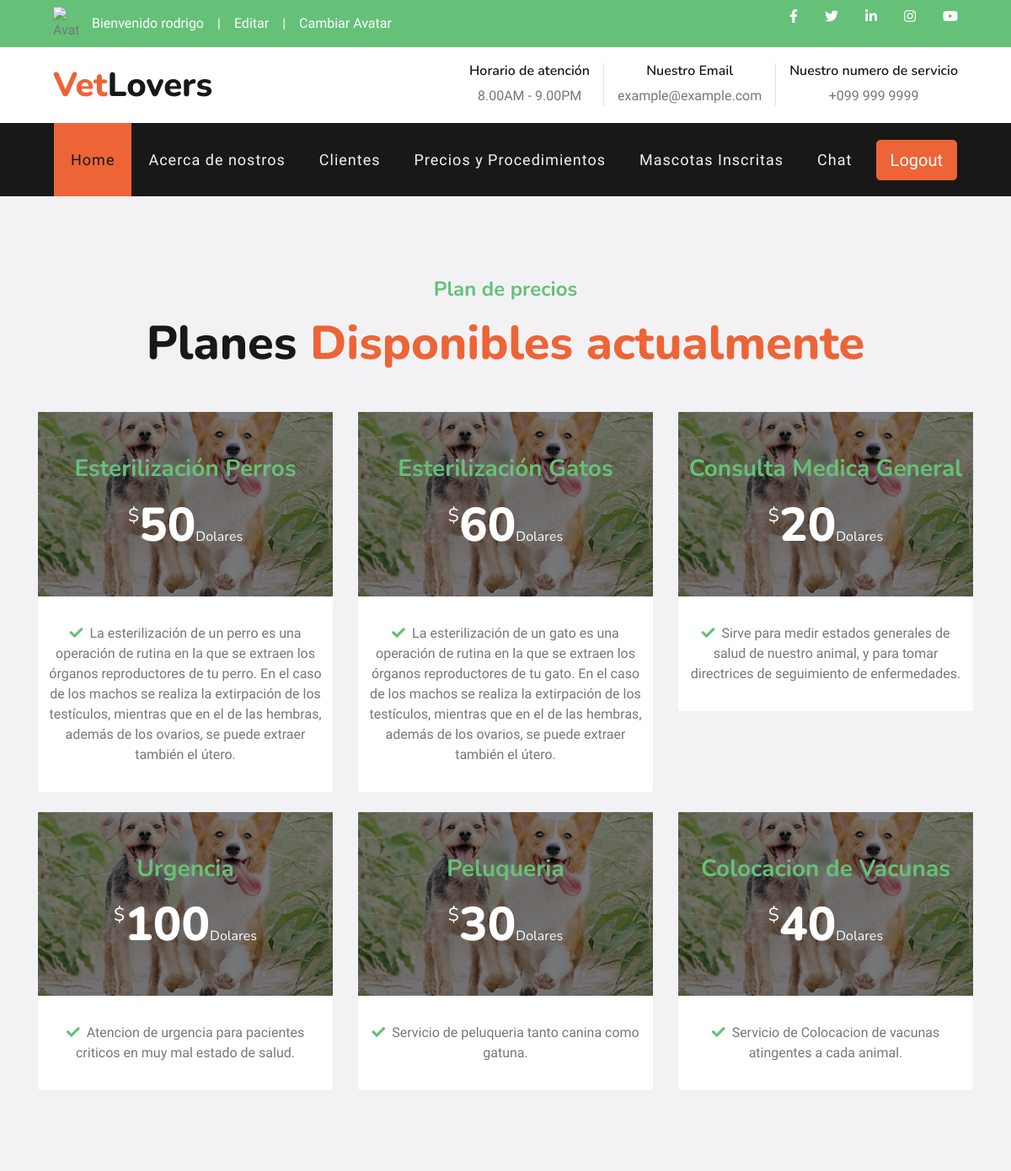
The page /precios/ (signed in) on the database its author committed.
### productos/models.py (models this page shows, shortened)
class procedimientos(models.Model):
    nombre = models.CharField(max_length=300)
    descripcion= models.CharField(max_length=9000)
    precio= models.IntegerField()

### productos/views.py (the view)
# urls.py: path('precios/', precios, name= "precios"),
def precios(request):
    avatares= avatar.objects.filter(user=request.user.id)
    lista_precios= procedimientos.objects.all
    return render(request, "productos/price.html", {"procedimientos": lista_precios, "url":avatares[0].imagen.url})

### productos/templates/productos/price.html (shortened to what this page needs)
<!DOCTYPE html>
<html lang="en">
<head>
    {% load static %}
    <link href="https://cdnjs.cloudflare.com/ajax/libs/font-awesome/5.10.0/css/all.min.css" rel="stylesheet">
    <link href="{% static 'productos/lib/flaticon/font/flaticon.css' %}" rel="stylesheet">
    <link href="{% static 'productos/lib/owlcarousel/assets/owl.carousel.min.css' %}" rel="stylesheet">
    <link href="{% static 'productos/lib/tempusdominus/css/tempusdominus-bootstrap-4.min.css' %}" rel="stylesheet" />
    <link href="{% static 'productos/css/style.css' %}" rel="stylesheet">
</head>
<body>
    <div class="container-fluid">
        <div class="row bg-secondary py-2 px-lg-5">
            <div class="col-lg-6 text-center text-lg-left mb-2 mb-lg-0">
                <div class="d-inline-flex align-items-center">
                {% if request.user.username %}
                <img src="{{url}}" alt="Avatar" style="width: 30px;">
                <a class="text-white px-3" href="">Bienvenido {{request.user.username}}</a>
                <span class="text-white">|</span>
                {% endif %}
                <a class="text-white px-3" href="{% url 'EditarUsuario' %}">Editar</a>
                <span class="text-white">|</span>
                <a class="text-white pl-3" href="{% url 'AgregarAvatar' %}">Cambiar Avatar</a>
                </div>
            </div>
            <div class="col-lg-6 text-center text-lg-right">
                <div class="d-inline-flex align-items-center">
                    <a class="text-white px-3" href="">
                        <i class="fab fa-facebook-f"></i>
                    </a>
                    <a class="text-white px-3" href="">
                        <i class="fab fa-twitter"></i>
                    </a>
                    <a class="text-white px-3" href="">
                        <i class="fab fa-linkedin-in"></i>
                    </a>
                    <a class="text-white px-3" href="">
                        <i class="fab fa-instagram"></i>
                    </a>
                    <a class="text-white pl-3" href="">
                        <i class="fab fa-youtube"></i>
                    </a>
                </div>
            </div>
        </div>
        <div class="row py-3 px-lg-5">
            <div class="col-lg-4">
                <a href="{% url 'inicio' %}" class="navbar-brand d-none d-lg-block">
                    <h1 class="m-0 display-5 text-capitalize"><span class="text-primary">Vet</span>Lovers</h1>
                </a>
            </div>
            <div class="col-lg-8 text-center text-lg-right">
                <div class="d-inline-flex align-items-center">
                    <div class="d-inline-flex flex-column text-center pr-3 border-right">
                        <h6>Horario de atención</h6>
                        <p class="m-0">8.00AM - 9.00PM</p>
                    </div>
                    <div class="d-inline-flex flex-column text-center px-3 border-right">
                        <h6>Nuestro Email</h6>
                        <p class="m-0">example@example.com</p>
                    </div>
                    <div class="d-inline-flex flex-column text-center pl-3">
                        <h6>Nuestro numero de servicio</h6>
                        <p class="m-0">+099 999 9999</p>
                    </div>
                </div>
            </div>
        </div>
    </div>
     <div class="container-fluid p-0">
        <nav class="navbar navbar-expand-lg bg-dark navbar-dark py-3 py-lg-0 px-lg-5">
            <div class="collapse navbar-collapse justify-content-between px-3" id="navbarCollapse">
                <div class="navbar-nav mr-auto py-0">
                    <a href=" {% url 'inicio' %}" class="nav-item nav-link active">Home</a>
                    <a href=" {% url 'about' %}" class="nav-item nav-link">Acerca de nostros</a>
                    {% if  request.user.username %}
                    <a href="{% url 'clientes' %}" class="nav-item nav-link">Clientes</a>
                    <a href="{% url 'precios' %}" class="nav-item nav-link">Precios y Procedimientos</a>
                    <a href="{% url 'mascotas' %}" class="nav-item nav-link">Mascotas Inscritas</a>
                    <a href="{% url 'chat' %}" class="nav-item nav-link">Chat</a>
                    {% endif %}
                </div>
                {% if request.user.username %}
                <a href="{% url 'logout' %}" class="btn btn-lg btn-primary px-3 d-none d-lg-block">Logout</a>
                {% else %}
                <a href="{% url 'login' %}" class="btn btn-lg btn-primary px-3 d-none d-lg-block">Login</a>
                &nbsp
                <a href="{% url 'register' %}" class="btn btn-lg btn-secondary px-3 d-none d-lg-block">Registrate</a>
                {% endif %}
            </div>
        </nav>
    </div>
    <div class="container-fluid bg-light pt-5 pb-4">
        <div class="container py-5">
            <div class="d-flex flex-column text-center mb-5">
                <h4 class="text-secondary mb-3">Plan de precios</h4>
                <h1 class="display-4 m-0">Planes <span class="text-primary">Disponibles actualmente</span></h1>
            </div>
            <div class="row">
                {% for p in procedimientos %}
                <div class="col-lg-4 mb-4">
                    <div class="card border-0">
                        <div class="card-header position-relative border-0 p-0 mb-4">
                            <img class="card-img-top" src=" {% static 'productos/img/price-2.jpg' %}" alt="">
                            <div class="position-absolute d-flex flex-column align-items-center justify-content-center w-100 h-100" style="top: 0; left: 0; z-index: 1; background: rgba(0, 0, 0, .5);">
                                <h3 class="text-secondary mb-3">{{p.nombre}}</h3>
                                <h1 class="display-4 text-white mb-0">
                                    <small class="align-top" style="font-size: 22px; line-height: 45px;">$</small>{{p.precio}}<small class="align-bottom" style="font-size: 16px; line-height: 40px;">Dolares</small>
                                </h1>
                            </div>
                        </div>
                        <div class="card-body text-center p-0">
                            <ul class="list-group list-group-flush mb-4">
                                <li class="list-group-item p-2"><i class="fa fa-check text-secondary mr-2"></i>{{p.descripcion}}</li>
                            </ul>
                        </div>
                    </div>
                </div>
                {% endfor %}
            </div>
        </div>
    </div>
</body>
</html>

### rows shown on the page
procedimientos: nombre "Esterilización Perros", precio "50", descripcion "La esterilización de un perro es una operación de rutina en la que se extraen los órganos reproductores de tu perro. En el caso de los machos se realiza la extirpación de los testículos, mientras que en el de las hembras, además de los ovarios, se puede extraer también el útero."
procedimientos: nombre "Esterilización Gatos", precio "60", descripcion "La esterilización de un gato es una operación de rutina en la que se extraen los órganos reproductores de tu gato. En el caso de los machos se realiza la extirpación de los testículos, mientras que en el de las hembras, además de los ovarios, se puede extraer también el útero."
procedimientos: nombre "Consulta Medica General", precio "20", descripcion "Sirve para medir estados generales de salud de nuestro animal, y para tomar directrices de seguimiento de enfermedades."
procedimientos: nombre "Urgencia", precio "100", descripcion "Atencion de urgencia para pacientes criticos en muy mal estado de salud."
procedimientos: nombre "Peluqueria", precio "30", descripcion "Servicio de peluqueria tanto canina como gatuna."
procedimientos: nombre "Colocacion de Vacunas", precio "40", descripcion "Servicio de Colocacion de vacunas atingentes a cada animal."

### other values the page prints
{{ request.user.username }} "rodrigo"
